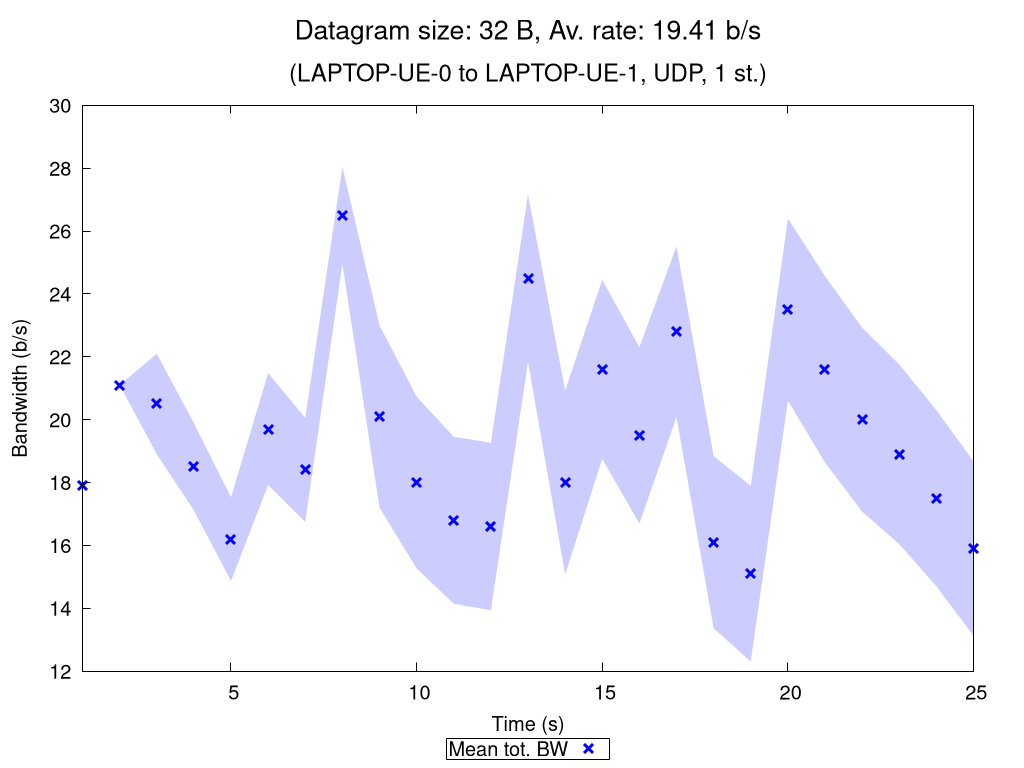

Write the gnuplot code that produced this figure.
set terminal pngcairo nocrop enhanced size 1024,768 font "Verdana,15"
set output "UDP_1_st_2020_10_13_13-51-20_one2two_00032B.png"

set title "{/=20 Datagram size: 32 B, Av. rate: 19.41 b/s}\n\n{/=18 (LAPTOP-UE-0 to LAPTOP-UE-1, UDP, 1 st.)}"

set xlabel "Time (s)"
set ylabel "Bandwidth (b/s)"
set ytics nomirror
set key bmargin center horizontal box samplen 1 width -1
set bmargin 4.6
set rmargin 4.5

rf = 1.0  # rate factor
set style fill transparent solid 0.2 noborder
set autoscale xfix
plot "UDP_1_st_2020_10_13_13-51-20_one2two_00032B_iperf_processed.dat" using 1:($2/rf-$3/rf):($2/rf+$3/rf) with filledcurves lc rgb "blue" notitle, \
     "" using 1:($2/rf) with points pt 2 ps 1.5 lw 3 lc rgb "blue" title "Mean tot. BW", \
